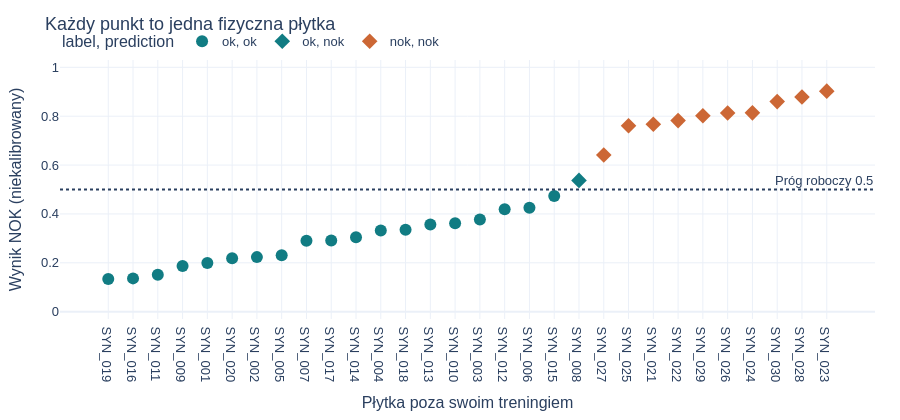

Here is the notebook cell this chart was saved with:
### Markdown cell above
## Ocena klasyfikatora
Regresja logistyczna z silną regularyzacją. Każda płytka dostaje prognozę z modelu, który jej nie widział; skalowanie też uczy się tylko na treningu. Minimum programowe: 3 OK + 3 NOK; to nadal bardzo mały test. Przy mniejszej liczbie pokażemy powód zamiast sztucznej skuteczności.

### Code cell
assessment = None
try:
    assessment = evaluate(events,FAMILY)
    metrics,predictions,folds = assessment
    display(pd.Series({k:v for k,v in metrics.items() if k not in ['warning','interval_note']}))
    from pinglab.plots import prediction_plot
    display(prediction_plot(predictions))
    display(predictions)
except ValueError as error:
    print(error)

### Figure 1 — Plotly figure (JSON) as saved in the notebook; plotly's stock layout.template omitted (floating-point values rounded to 4 significant figures)
{"data": [{"customdata": [[3, 3], [3, 3], [3, 3], [3, 4], [3, 0], [3, 1], [3, 4], [3, 2], [3, 2], [3, 1], [3, 4], [3, 0], [3, 2], [3, 2], [3, 4], [3, 3], [3, 0], [3, 1], [3, 1]], "hovertemplate": "label=ok<br>prediction=ok<br>plate_id=%{x}<br>score_nok=%{y}<br>n_hits=%{customdata[0]}<br>fold=%{customdata[1]}<extra></extra>", "legendgroup": "ok, ok", "marker": {"color": "#117c83", "size": 12, "symbol": "circle"}, "mode": "markers", "name": "ok, ok", "orientation": "v", "showlegend": true, "type": "scatter", "x": ["SYN_019", "SYN_016", "SYN_011", "SYN_009", "SYN_001", "SYN_020", "SYN_002", "SYN_005", "SYN_007", "SYN_017", "SYN_014", "SYN_004", "SYN_018", "SYN_013", "SYN_010", "SYN_003", "SYN_012", "SYN_006", "SYN_015"], "xaxis": "x", "y": [0.134, 0.1363, 0.1515, 0.1872, 0.1994, 0.2185, 0.2233, 0.2305, 0.2903, 0.2911, 0.3049, 0.3327, 0.3354, 0.3566, 0.3619, 0.3775, 0.4191, 0.4249, 0.4732], "yaxis": "y"}, {"customdata": [[3, 0]], "hovertemplate": "label=ok<br>prediction=nok<br>plate_id=%{x}<br>score_nok=%{y}<br>n_hits=%{customdata[0]}<br>fold=%{customdata[1]}<extra></extra>", "legendgroup": "ok, nok", "marker": {"color": "#117c83", "size": 12, "symbol": "diamond"}, "mode": "markers", "name": "ok, nok", "orientation": "v", "showlegend": true, "type": "scatter", "x": ["SYN_008"], "xaxis": "x", "y": [0.5373], "yaxis": "y"}, {"customdata": [[3, 1], [3, 4], [3, 2], [3, 1], [3, 2], [3, 4], [3, 3], [3, 0], [3, 0], [3, 3]], "hovertemplate": "label=nok<br>prediction=nok<br>plate_id=%{x}<br>score_nok=%{y}<br>n_hits=%{customdata[0]}<br>fold=%{customdata[1]}<extra></extra>", "legendgroup": "nok, nok", "marker": {"color": "#cc6735", "size": 12, "symbol": "diamond"}, "mode": "markers", "name": "nok, nok", "orientation": "v", "showlegend": true, "type": "scatter", "x": ["SYN_027", "SYN_025", "SYN_021", "SYN_022", "SYN_029", "SYN_026", "SYN_024", "SYN_030", "SYN_028", "SYN_023"], "xaxis": "x", "y": [0.641, 0.7607, 0.7671, 0.7819, 0.8018, 0.813, 0.8136, 0.8598, 0.8788, 0.9026], "yaxis": "y"}], "layout": {"annotations": [{"showarrow": false, "text": "Próg roboczy 0.5", "x": 1, "xanchor": "right", "xref": "x domain", "y": 0.5, "yanchor": "bottom", "yref": "y"}], "colorway": ["#117c83", "#cc6735", "#6555a4", "#667788"], "font": {"family": "Arial, sans-serif", "size": 13}, "height": 420, "legend": {"orientation": "h", "title": {"text": "label, prediction"}, "tracegroupgap": 0, "x": 0, "y": 1.13}, "margin": {"b": 50, "l": 60, "r": 25, "t": 60}, "shapes": [{"line": {"dash": "dot"}, "type": "line", "x0": 0, "x1": 1, "xref": "x domain", "y0": 0.5, "y1": 0.5, "yref": "y"}], "title": {"text": "Każdy punkt to jedna fizyczna płytka"}, "xaxis": {"anchor": "y", "domain": [0, 1], "title": {"text": "Płytka poza swoim treningiem"}}, "yaxis": {"anchor": "x", "domain": [0, 1], "range": [-0.03, 1.03], "title": {"text": "Wynik NOK (niekalibrowany)"}}}}
